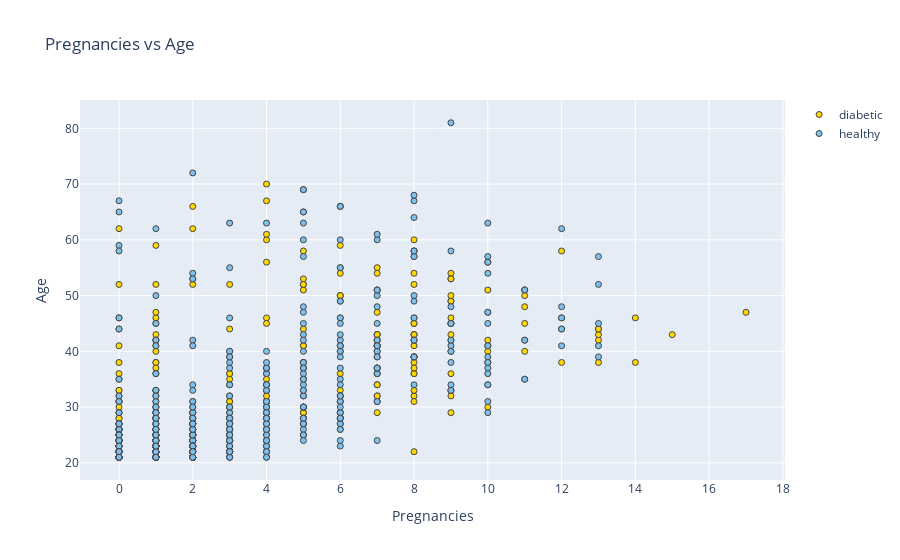

Notebook source saved alongside this figure:
### Markdown cell above
### Pregnacies vs Age

### Code cell
plot_f1_f2('Pregnancies', 'Age')

### Figure 1 — Plotly figure (JSON) as saved in the notebook; plotly's stock layout.template omitted (floating-point values rounded to 4 significant figures; data arrays with more than 128 entries replaced by an {"elided": "..."} marker saying what was removed)
{"data": [{"marker": {"color": "#FFD700", "line": {"width": 1}}, "mode": "markers", "name": "diabetic", "type": "scatter", "x": {"elided": "268 int values"}, "y": {"elided": "268 int values"}}, {"marker": {"color": "#7EC0EE", "line": {"width": 1}}, "mode": "markers", "name": "healthy", "type": "scatter", "x": {"elided": "500 int values"}, "y": {"elided": "500 int values"}}], "layout": {"title": {"text": "Pregnancies vs Age"}, "xaxis": {"title": {"text": "Pregnancies"}, "zeroline": false}, "yaxis": {"title": {"text": "Age"}, "zeroline": false}}}
